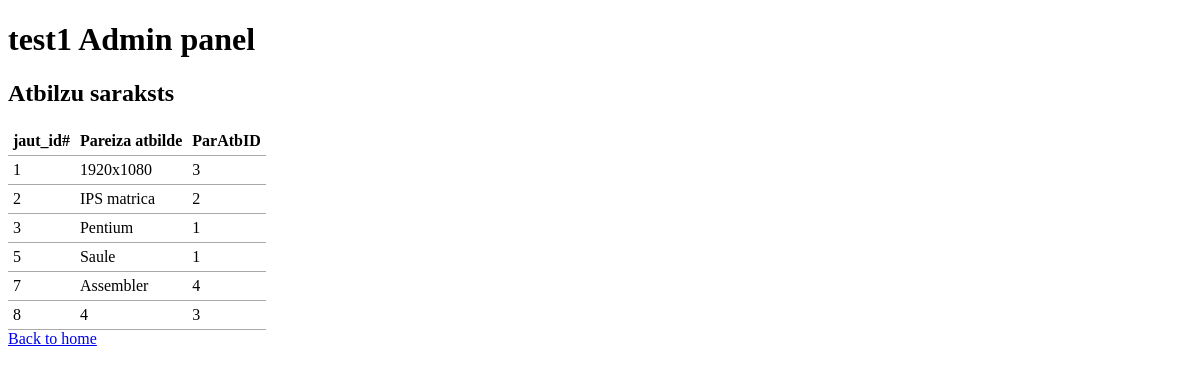
The page /11/read-answ-corr.php on the database its author committed.
### tables this page shows
CREATE TABLE `test1_pareizas_atbildes` (
  `jaut_id` int(11) NOT NULL,
  `pareizaAtbilde` varchar(60) NOT NULL,
  `pareizaAtbilde_id` int(5) NOT NULL
);

### common.php (called while the page is built, shortened)
<?php
function escape($html) {
    return htmlspecialchars($html, ENT_QUOTES | ENT_SUBSTITUTE, "UTF-8");
}

### 11/read-answ-corr.php (the view)
<?php
require "../config.php";
require "../common.php";
try {
  $connection = new PDO($dsn, $username, $password, $options);
  $sql = "SELECT * FROM test1_pareizas_atbildes";
  $statement = $connection->prepare($sql);
  $statement->execute();
  $result = $statement->fetchAll();
} catch(PDOException $error) {
  echo $sql . "<br>" . $error->getMessage();
}
?>
<?php require "templates/header.php"; ?>
<h2>Atbilzu saraksts</h2>
<table>
    <thead>
        <tr>
            <th>jaut_id#</th>
            <th>Pareiza atbilde</th>
            <th>ParAtbID</th>
        </tr>
    </thead>
    <tbody>
    <?php foreach ($result as $row) : ?>
        <tr>
            <td><?php echo escape($row["jaut_id"]); ?></td>
            <td><?php echo escape($row["pareizaAtbilde"]); ?></td>
            <td><?php echo escape($row["pareizaAtbilde_id"]); ?></td>
        </tr>
    <?php endforeach; ?>
    </tbody>
</table>
<a href="index.php">Back to home</a>
<?php require "templates/footer.php"; ?>

### 11/templates/header.php (shortened to what this page needs)
<!doctype html>
<html lang="lv">
<head>
	<link rel="stylesheet" href="css/style.css">
</head>
<body>
	<h1>test1 Admin panel</h1>

### 11/templates/footer.php
</body>
</html>

### 11/css/style.css (style rules this page uses)
table { border-collapse: collapse; border-spacing: 0; }
td, th { padding: 5px; border-bottom: 1px solid #aaa; }

### rows shown on the page
test1_pareizas_atbildes: jaut_id "1", pareizaAtbilde "1920x1080", pareizaAtbilde "3"
test1_pareizas_atbildes: jaut_id "2", pareizaAtbilde "IPS matrica", pareizaAtbilde "2"
test1_pareizas_atbildes: jaut_id "3", pareizaAtbilde "Pentium", pareizaAtbilde "1"
test1_pareizas_atbildes: jaut_id "5", pareizaAtbilde "Saule", pareizaAtbilde "1"
test1_pareizas_atbildes: jaut_id "7", pareizaAtbilde "Assembler", pareizaAtbilde "4"
test1_pareizas_atbildes: jaut_id "8", pareizaAtbilde "4", pareizaAtbilde "3"
